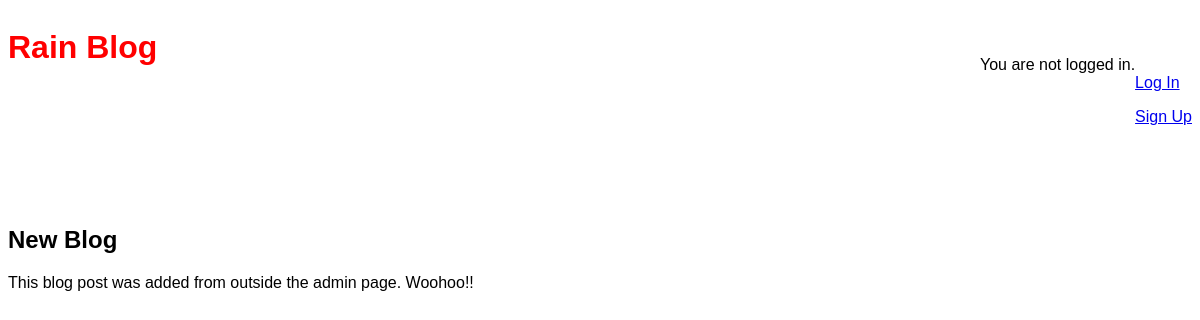
Screenshot of /post/3 with the database file from the repository.
### blog/models.py (models this page shows, shortened)
class Post(models.Model):
    title = models.CharField(max_length=200)
    author = models.ForeignKey(
        'auth.user',
        on_delete=models.CASCADE,
        )
    body = models.TextField()

### blog/views.py (the view)
# urls.py: path('post/<int:pk>', BlogDetailView.as_view(), name='post_detail'),
class BlogDetailView(DetailView):
    model = Post
    template_name = 'post_detail.html'
    context_object_name = 'post'

### templates/post_detail.html (shortened to what this page needs)
{% extends 'base.html' %}
{% block content %}
    <div class="post-entry">
        <h2>{{ post.title }}</h2>
        <p>{{ post.body }}</p>
    </div>
{% endblock content %}

### static/css/base.css (style rules this page uses)
body { font-family:'Source Sans Pro',sans-serif; font: size 18px; }
.post-entry { margin-bottom:2rem; }
.post-entry h2 { margin:0.5rem0; }
.post-entry p { margin:0; font-weight:400; }

### rows the page displays
Post: title "New Blog", body "This blog post was added from outside the admin page. Woohoo!!"
